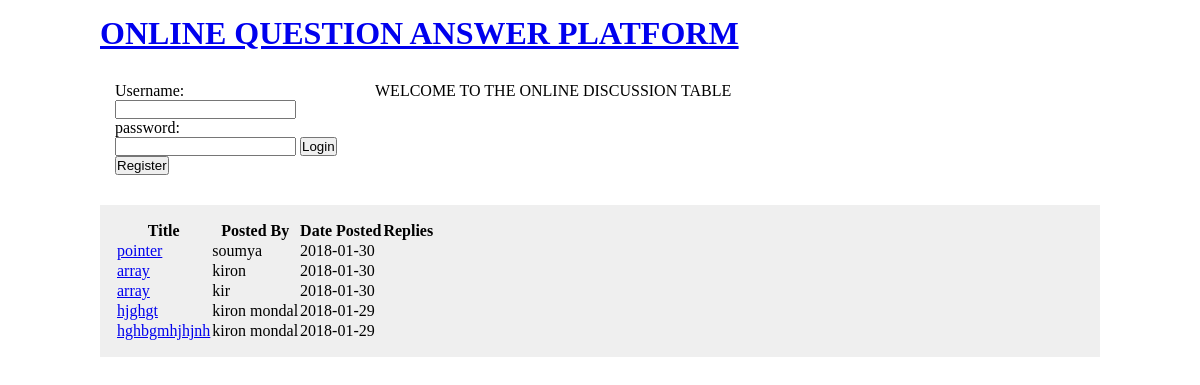
The page /topics.php?cid=1&scid=1 on the database its author committed.
### tables this page shows
CREATE TABLE IF NOT EXISTS `topics` (
  `topic_id` int(100) UNSIGNED NOT NULL AUTO_INCREMENT,
  `category_id` int(11) NOT NULL,
  `subcategory_id` int(11) NOT NULL,
  `author` varchar(16) NOT NULL,
  `title` varchar(128) NOT NULL,
  `content` text NOT NULL,
  `date_posted` date NOT NULL,
  `replies` int(3) UNSIGNED DEFAULT NULL,
  PRIMARY KEY (`topic_id`)
);

### content_function.php (the view, shortened to what this page needs)
<?php
	function disptopics($cid, $scid) {
		include ('dbconn.php');
		$select = mysqli_query($con,"SELECT topic_id, author, title, date_posted, replies FROM categories, subcategories,topics WHERE ($cid = topics.category_id) AND ($scid = topics.subcategory_id) AND ($cid = categories.cat_id) AND ($scid = subcategories.subcat_id) ORDER BY topic_id DESC");
	    if(mysqli_num_rows($select) !=0){
			echo "<table class='topic-table'>";
			echo "<tr><th>Title</th><th>Posted By</th><th>Date Posted</th><th>Replies</th></tr>";
			while ($row = mysqli_fetch_assoc($select)) {
				echo "<tr><td><a href = '/forum-tutorial/readtopic.php?cid=".$cid."&scid=".$scid."&tid=".$row['topic_id']."'>".$row['title']."</a></td><td>".$row['author']."</td><td>".$row['date_posted']."</td><td>".$row['replies']."</td></tr>";
			}
			echo "</table>";
		} else {
			echo "<p>this category has no topic<a href=' /forum-tutorial/newtopic.php?cid=".$cid."&scid=".$scid."'> add the very first topic</a></p>";
		}
	}
?>

### styles/main.css (style rules this page uses)
* { margin: 0px; padding: 0px; }

### rows shown on the page
topics: title "pointer", author "soumya", date_posted "2018-01-30"
topics: title "array", author "kiron", date_posted "2018-01-30"
topics: title "array", author "kir", date_posted "2018-01-30"
topics: title "hjghgt", author "kiron mondal", date_posted "2018-01-29"
topics: title "hghbgmhjhjnh", author "kiron mondal", date_posted "2018-01-29"
